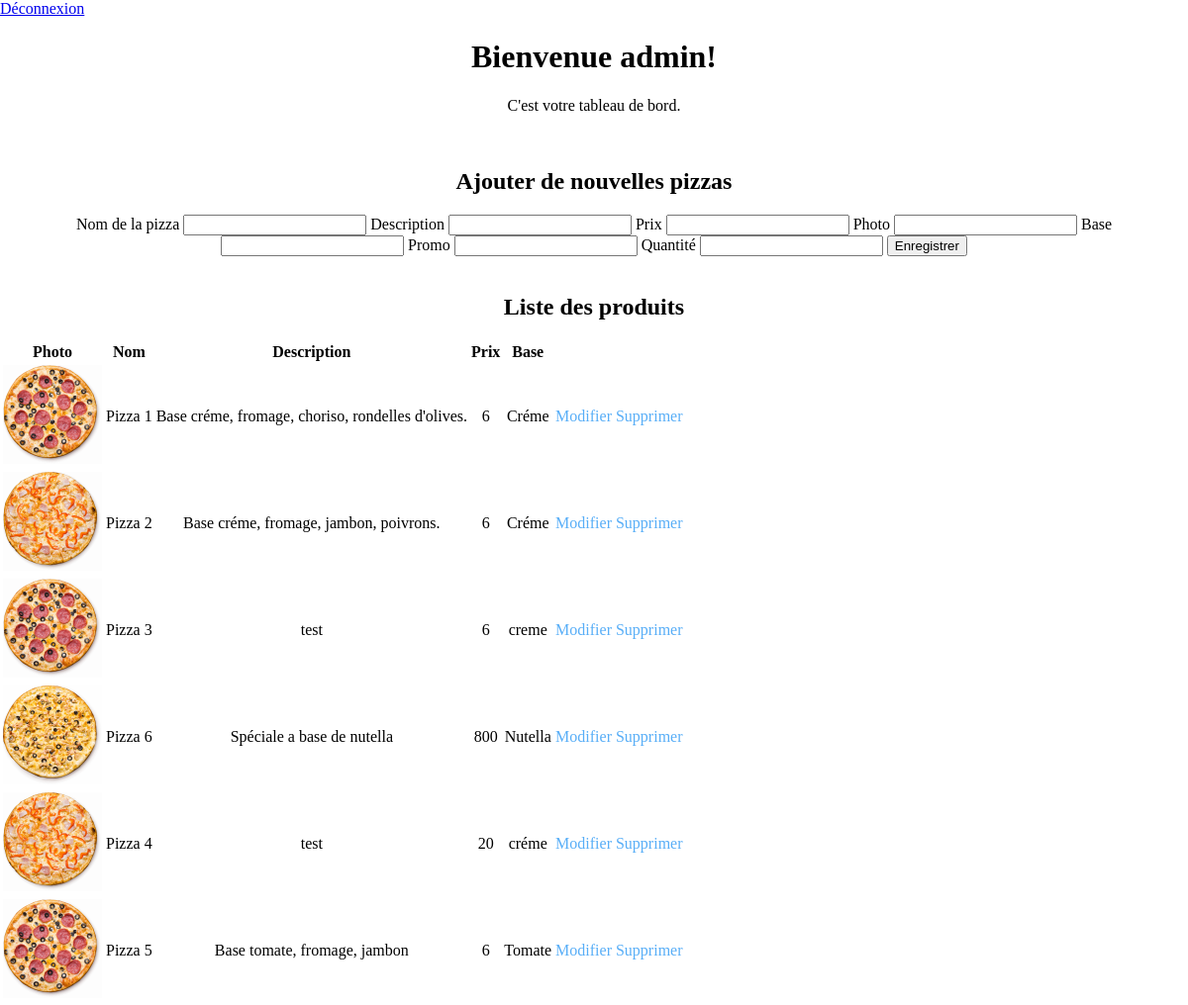
/back.php (signed in), run on the app's committed database.
### tables this page shows
CREATE TABLE IF NOT EXISTS `pizzas` (
  `id_pizza` int(11) NOT NULL AUTO_INCREMENT,
  `name_pizza` varchar(100) NOT NULL,
  `description_pizza` varchar(500) NOT NULL,
  `price_pizza` int(255) NOT NULL,
  `img_pizza` varchar(150) NOT NULL,
  `base_pizza` varchar(50) NOT NULL,
  `promo_pizza` varchar(50) NOT NULL,
  `quantity_pizza` int(20) NOT NULL,
  PRIMARY KEY (`id_pizza`)
);

### back.php (the view, shortened to what this page needs)
<?php
require_once('settings/db.php');
?>
<!DOCTYPE html>
<html lang="en">
<head>
  <link rel="stylesheet" href="css/style.css" />
</head>
<body>
  <a href="logout.php">Déconnexion</a>
  <div class="sucess">
    <h1>Bienvenue <?php echo $_SESSION['name_user']; ?>!</h1>
    <p>C'est votre tableau de bord.</p><br>
    <h2> Ajouter de nouvelles pizzas </h2>
    <form method="post">
      <label for="name_pizza">Nom de la pizza</label>
      <input type="text" name="name_pizza" id="name_pizza">
      <label for="description_pizza">Description</label>
      <input type="text" name="description_pizza" id="description_pizza">
      <label for="price_pizza">Prix</label>
      <input type="text" name="price_pizza" id="price_pizza">
      <label for="img_pizza">Photo</label>
      <input type="text" name="img_pizza" id="img_pizza">
      <label for="base_pizza">Base</label>
      <input type="text" name="base_pizza" id="base_pizza">
      <label for="promo_pizza">Promo</label>
      <input type="text" name="promo_pizza" id="promo_pizza">
      <label for="quantity_pizza">Quantité</label>
      <input type="text" name="quantity_pizza" id="quantity_pizza">
      <button>Enregistrer</button>
    </form>
    <br>
    <?php
    $sql = 'SELECT * FROM `pizzas`';
    $query = $db->prepare($sql);
    $query->execute();
    $result = $query->fetchAll(PDO::FETCH_ASSOC);
    ?>
    <h2>Liste des produits</h2>
    <table>
      <thead>
        <th>Photo</th>
        <th>Nom</th>
        <th>Description</th>
        <th>Prix</th>
        <th>Base</th>
      </thead>
      <tbody>
        <?php
        foreach ($result as $produit) {
        ?>
          <tr>
            <td><img src="<?php echo $produit['img_pizza']; ?>" alt="" width="100" height="100"></td>
            <td><?= $produit['name_pizza'] ?></td>
            <td><?= $produit['description_pizza'] ?></td>
            <td><?= $produit['price_pizza'] ?></td>
            <td><?= $produit['base_pizza'] ?></td>
            <td><a href="update.php?id_pizza=<?= $produit['id_pizza'] ?>">Modifier</a> <a href="delete.php?id_pizza=<?= $produit['id_pizza'] ?>">Supprimer</a></td>
          </tr>
        <?php
        }
        ?>
  </div>
</body>
</html>

### css/style.css (style rules this page uses)
body { background: #ffffff; margin: 0; padding: 0; }
.sucess { text-align: center; color: black; }
.sucess a { text-decoration: none; color: #58aef7; }

### data on the page
pizzas: img_pizza (picture), name_pizza "Pizza 1", description_pizza "Base créme, fromage, choriso, rondelles d'olives.", price_pizza "6", base_pizza "Créme"
pizzas: img_pizza (picture), name_pizza "Pizza 2", description_pizza "Base créme, fromage, jambon, poivrons.", price_pizza "6", base_pizza "Créme"
pizzas: img_pizza (picture), name_pizza "Pizza 3", description_pizza "test", price_pizza "6", base_pizza "creme"
pizzas: img_pizza (picture), name_pizza "Pizza 6", description_pizza "Spéciale a base de nutella", price_pizza "800", base_pizza "Nutella"
pizzas: img_pizza (picture), name_pizza "Pizza 4", description_pizza "test", price_pizza "20", base_pizza "créme"
pizzas: img_pizza (picture), name_pizza "Pizza 5", description_pizza "Base tomate, fromage, jambon", price_pizza "6", base_pizza "Tomate"

### other printed values
$_SESSION['name_user'] "admin"
